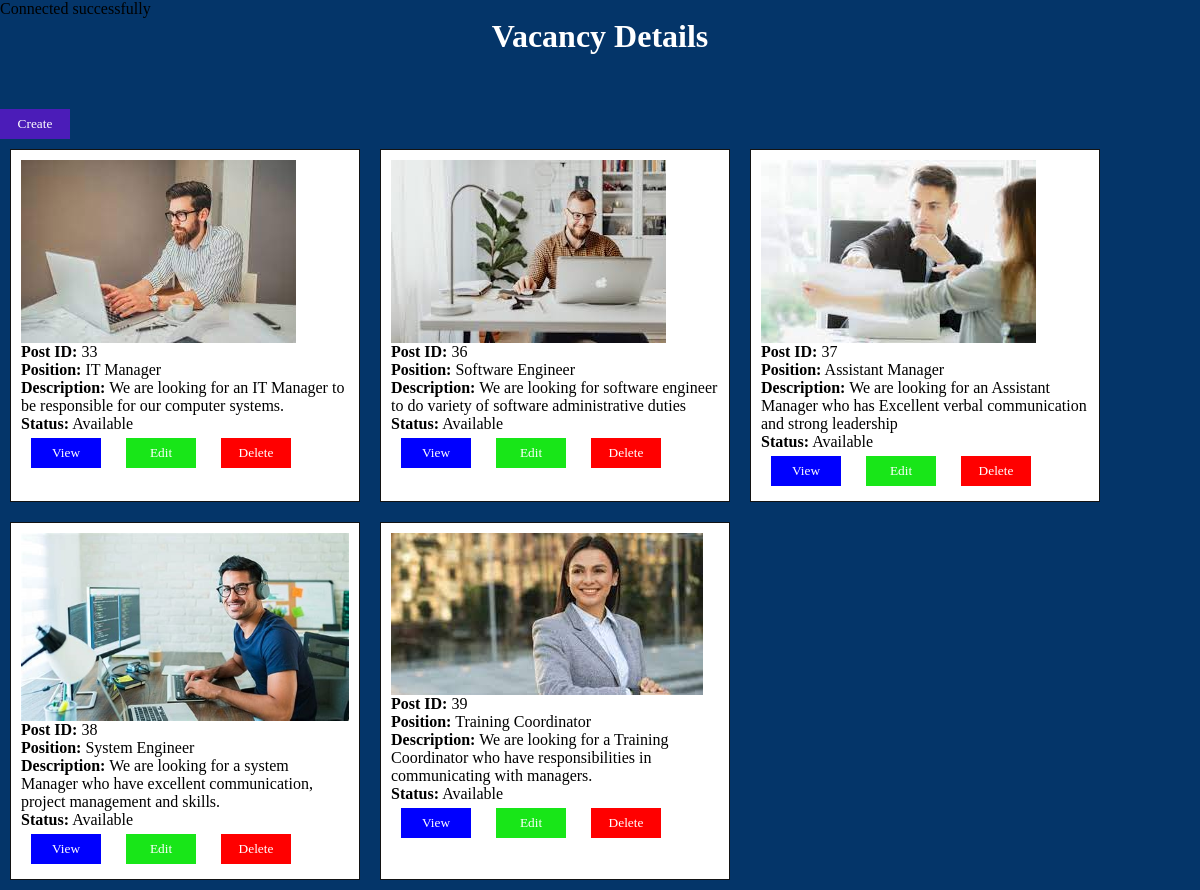
Screenshot of /hr_page.php with the database file from the repository.
### tables this page shows
CREATE TABLE `about` (
  `image` blob NOT NULL,
  `Id` int(2) NOT NULL,
  `position` varchar(20) NOT NULL,
  `description` varchar(100) NOT NULL,
  `status` varchar(20) NOT NULL
);

### hr_page.php (the view, shortened to what this page needs)
<?php
include 'config.php';
?>
<!DOCTYPE html>
<html>
<head>
    <link rel="stylesheet" href="../css/hrpage.css">
</head>
<body>
<h1>Vacancy Details</h1>
<br><br><br>
<a href="createVacancy.php?id=' . $row['Id'] . '"><input class="create-button" type = "submit" value="Create"></a>
    <div class="job-posts">
        <?php
        $sql = "SELECT * FROM about";
        $result = $conn->query($sql);
        if ($result->num_rows > 0) {
            while ($row = $result->fetch_assoc()) {
                echo '<div class="job-post">';
                echo '<div class="post-image"><img src="' . $row["image"] . '" alt="Job Post Image"></div>';
                echo '<div class="post-details">';
                echo '<p><strong>Post ID:</strong> ' . $row["Id"] . '</p>';
                echo '<p><strong>Position:</strong> ' . $row["position"] . '</p>';
                echo '<p><strong>Description:</strong> ' . $row["description"] . '</p>';
                echo '<p><strong>Status:</strong> ' . $row["status"] . '</p>';
                echo '<div class="post-actions">';
                echo '<a href="viewVacancy.php?id=' . $row['Id'] . '"><input class="view-button" type="submit" value="View"></a>';
                echo '<a href="editVacancy.php?id=' . $row['Id'] . '"><input class="edit-button" type="submit" value="Edit"></a>';
                echo '<a href="deleteVacancy.php?id=' . $row['Id'] . '"><input class="delete-button" type="submit" value="Delete"></a>';
                echo '</div>';
                echo '</div>';
                echo '</div>';
            }
        } else {
            echo "<p>No job posts available.</p>";
        }
?>
    </div>
</body>
</html>

### hrpage.css (style rules this page uses)
.job-posts { display: flex; flex-wrap: wrap; }
.job-post { width: 350px; margin: 10px; border: 1px solid #131313; padding: 10px; background-color: white; }
.post-image img { max-width: 100%; height: auto; }
.post-actions a { display: inline-block; margin-right: 5px; text-decoration: none; padding: 5px 10px; color: #fff; }
* { font-family: 'Times New Roman', Times, serif; margin: 0; padding: 0; text-decoration: none; list-style-type: none; box-sizing: border-box; }
body { background-color: #043569; }
h1 { color: rgb(255, 255, 255); }
.view-button { background-color: blue; color: #ffffff; width: 70px; height: 30px; border: #ffffff; }
.edit-button { background-color: rgb(24, 230, 24); color: #ffffff; width: 70px; height: 30px; border: #ffffff; }
.delete-button { background-color: red; color: #ffffff; width: 70px; height: 30px; border: #ffffff; }
h1 { text-align: center; }
.create-button { background-color:rgb(75, 28, 184); color: #ffffff; width: 70px; height: 30px; border: #ffffff; }

### rows the page displays
about: image (picture), Id "33", position "IT Manager", description "We are looking for an IT Manager to be responsible for our computer systems.", status "Available"
about: image (picture), Id "36", position "Software Engineer", description "We are looking for software engineer to do variety of software administrative duties", status "Available"
about: image (picture), Id "37", position "Assistant Manager", description "We are looking for an Assistant Manager who has Excellent verbal communication and strong leadership", status "Available"
about: image (picture), Id "38", position "System Engineer", description "We are looking for a system Manager who have excellent communication, project management and skills.", status "Available"
about: image (picture), Id "39", position "Training Coordinator", description "We are looking for a Training Coordinator who have responsibilities in communicating with managers.", status "Available"
